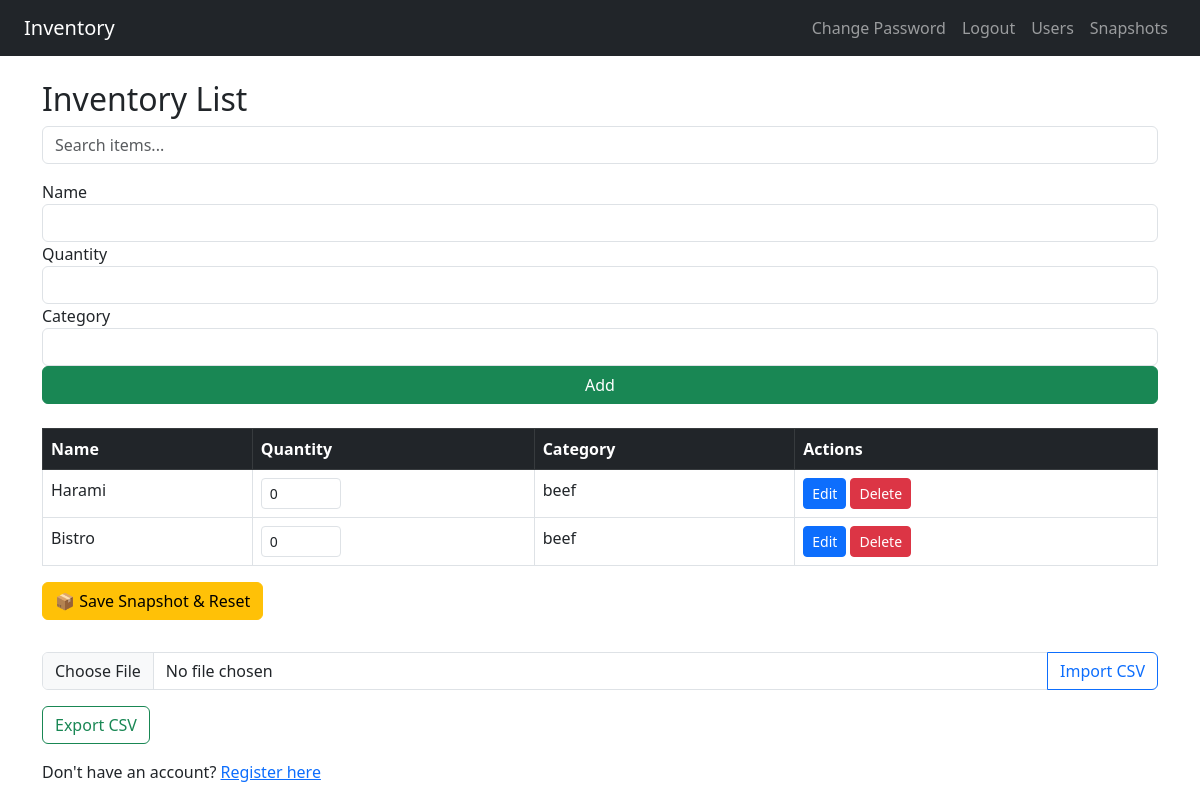
Screenshot of / (signed in) with the database file from the repository.
### app.py (models this page shows)
class Item(db.Model):
    id = db.Column(db.Integer, primary_key=True)
    name = db.Column(db.String(100), nullable=False)
    quantity = db.Column(db.Integer)
    category = db.Column(db.String(100), nullable=False)
    user_id = db.Column(db.Integer, db.ForeignKey('user.id'))  # NEW
    user = db.relationship('User', backref='items')  # Optional but useful

### app.py (the view, shortened to what this page needs)
@app.route('/', methods=["POST", "GET"])
@login_required
def index():
    query = request.args.get('q')
    form = AddItemForm()
    snapshot_form=SnapshotForm()
    items = Item.query.filter_by(user_id=current_user.id)
    if query:
        items = items.filter(Item.name.contains(query))
    items = items.all()
    return render_template('index.html', inventory=items, query=query, form=form, snapshot_form=snapshot_form)

### forms.py
class AddItemForm(FlaskForm):
    name = StringField('Name', validators=[DataRequired()])
    quantity = IntegerField('Quantity')
    category = StringField('Category', validators=[DataRequired()])

class SnapshotForm(FlaskForm):
    submit = SubmitField('Save Snapshot & Reset')

### app.py (called while the page is built)
@login_manager.user_loader
def load_user(user_id):
    return User.query.get(int(user_id))

### templates/index.html (shortened to what this page needs)
{% extends "layout.html" %}
{% block content %}
<h2>Inventory List</h2>
<form class="mb-3" method="GET" action="{{ url_for('index') }}">
    <input type="text" name="q" value="{{ query or '' }}" class="form-control" placeholder="Search items...">
</form>
<form class="mb-4" method="POST">
    {{ form.name.label }} {{ form.name(class="form-control") }}
    {{ form.quantity.label }} {{ form.quantity(class="form-control") }}
    {{ form.category.label }} {{ form.category(class="form-control") }}
    <button class="btn btn-success  w-100">Add</button>
</form>
<div class="table-responsive">
	<table class="table table-bordered">
	    <thead class="table-dark">
		<tr>
		    <th>Name</th><th>Quantity</th><th>Category</th><th>Actions</th>
		</tr>
	    </thead>
	    <tbody>
		{% for item in inventory %}
		<tr>
		    <td>{{ item.name }}</td>
		    <td>
    			<input type="number"
           		class="form-control form-control-sm quantity-input"
           		value="{{ item.quantity }}"
           		data-id="{{ item.id }}"
           		style="width: 80px;" />
		    </td>
		    <td>{{ item.category }}</td>
		    <td>
		        <a class="btn btn-sm btn-primary" href="{{ url_for('edit', item_id=item.id) }}">Edit</a>
		        <a class="btn btn-sm btn-danger" href="{{ url_for('delete', item_id=item.id) }}">Delete</a>
		    </td>
		</tr>
		{% endfor %}
	    </tbody>
	</table>
</div>
<form method="POST" action="{{ url_for('snapshot') }}">
    <button class="btn btn-warning mb-3">📦 Save Snapshot & Reset</button>
</form>
<form class="mt-3" action="{{ url_for('import_csv') }}" method="POST" enctype="multipart/form-data">
    <div class="input-group">
        <input type="file" name="file" accept=".csv" class="form-control" required>
        <button class="btn btn-outline-primary">Import CSV</button>
    </div>
</form>
<a class="btn btn-outline-success mt-3" href="{{ url_for('export_csv') }}">Export CSV</a>
<p class="mt-3">Don't have an account? <a href="{{ url_for('register') }}">Register here</a></p>
{% endblock %}

### rows the page displays
Item: name "Harami", quantity "0", category "beef"
Item: name "Bistro", quantity "0", category "beef"
